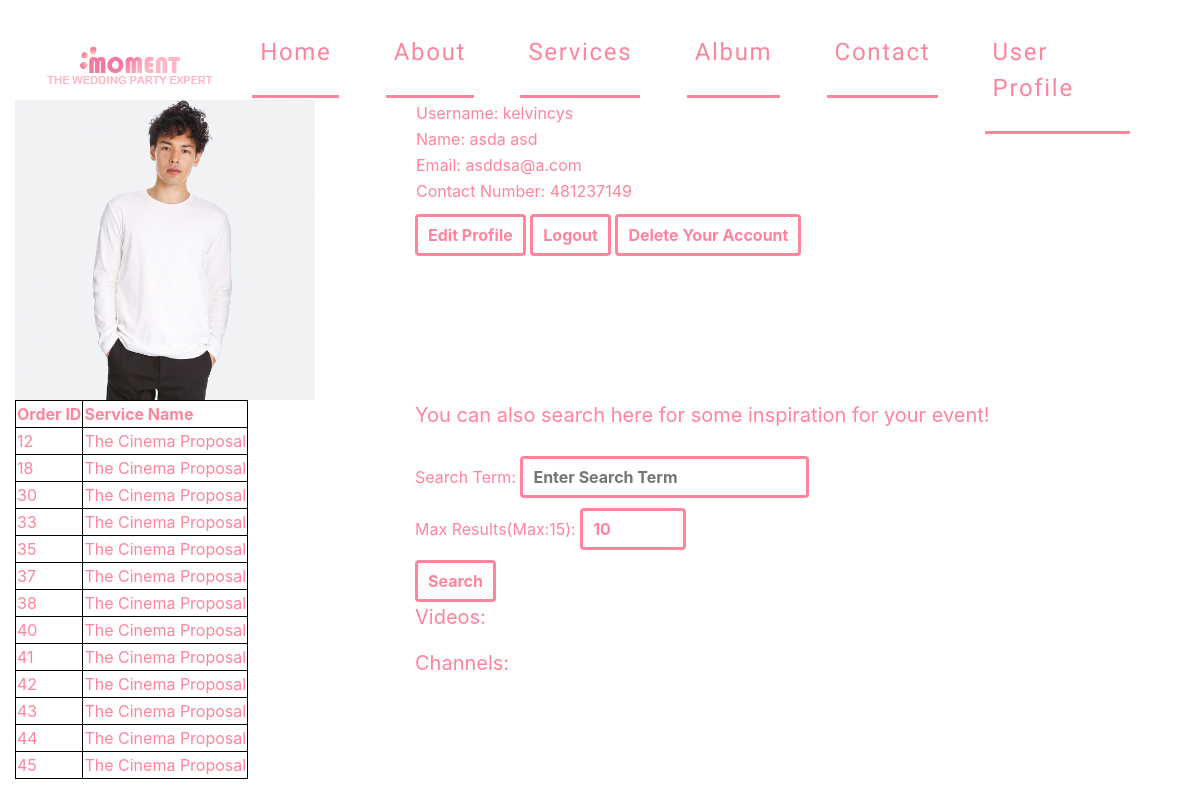
The page /profile.php (signed in) on the database its author committed.
### tables this page shows
CREATE TABLE `user_detail` (
  `user_id` int(8) NOT NULL,
  `email` varchar(50) NOT NULL,
  `firstname` varchar(50) NOT NULL,
  `lastname` varchar(50) NOT NULL,
  `contact` int(10) NOT NULL
);

CREATE TABLE `user` (
  `user_id` int(8) NOT NULL,
  `username` varchar(50) NOT NULL,
  `password_hash` varchar(70) NOT NULL
);

CREATE TABLE `order_detail` (
  `order_id` int(8) NOT NULL,
  `user_id` int(8) NOT NULL,
  `service_id` int(8) NOT NULL,
  `time-stamp` timestamp NOT NULL DEFAULT CURRENT_TIMESTAMP
);

CREATE TABLE `service` (
  `service_id` int(8) NOT NULL,
  `service_name` varchar(50) NOT NULL,
  `price` int(6) NOT NULL,
  `product_detail` varchar(500) NOT NULL,
  `paypalid` varchar(50) NOT NULL,
  `assertid` varchar(50) NOT NULL
);

### dbtools.inc.php (called while the page is built, shortened)
<?php
  function execute_sql($link, $database, $sql)
  {
    mysqli_select_db($link, $database)
      or die("Fail to open database: " . mysqli_error($link));
    $result = mysqli_query($link, $sql);
    return $result;
  }
?>

### profile.php (the view, shortened to what this page needs)
<!DOCTYPE html>
<html lang="en">
  <head>
    <link href="bootstrap/css/bootstrap.min.css" rel="stylesheet">
    <link href="css/basic.css" rel="stylesheet">
    <link href="css/profile.css" rel="stylesheet">
  </head>
  <body>
        <nav class="navbar navbar-expand-lg fixed-top" >
      <div class="container">
       <a class="navbar-brand" href="index.php">
          <img src="assert/icon.png"  alt="logo">
        </a>
        <div class="collapse navbar-collapse" id="navbarResponsive">
          <ul class="navbar-nav ml-auto">
            <li class="nav-item">
              <a href="index.php">
                <span class="nav-link" >Home</span>
              </a>
            </li>
            <li class="nav-item">
              <a href="aboutus.php">
                <span class="nav-link" href="#about">About</span>
              </a>
            </li>
            <li class="nav-item">
              <a href="services.php?id=1">
              <span class="nav-link" href="#service">Services</span>
              </a>
            </li>
            <li class="nav-item">
              <a href="album.php">
              <span class="nav-link" href="#album">Album</span>
              </a>
            <li class="nav-item">
              <a href="contactus.php">
              <span class="nav-link" >Contact</span>
              </a>
            </li>
            <li class="nav-item">
              <a href="profile.php">
              <span class="nav-link" >User Profile</span>
              </a>
            </li>
          </ul>
        </div>
      </div>
    </nav>
      <div class="container-fluid" id="content">
        <div class="row">
          <div class="col-lg-4" id="userpicture">
            <img src="assert/profile.jpg" class="userphoto" height="100%">
          </div>
          <div class="col-lg-8">
            <?php
            include("dbtools.inc.php");
            $link = create_connection();
            $userid = $_SESSION['id'];
            $sql = "SELECT * FROM user INNER JOIN user_detail ON user.user_id = user_detail.user_id WHERE  user.user_id= '$userid'";
            $result = execute_sql($link, "moment", $sql) or die(mysqli_error($link));
            echo "<table>";
            while($row = mysqli_fetch_assoc($result)){
            echo "<tr><td>Username: " . $row["username"]. "</td></tr><tr><td>Name: " . $row["firstname"]. " " . $row["lastname"]. "</td></tr>";
            echo "<tr><td>Email: " . $row["email"]. "</td></tr><tr><td>Contact Number: " . $row["contact"]. "</td></tr>";
            }
            echo "</table>";
            ?>
            <div classs="profile0">
            <a href="edit.php"><button>Edit Profile</button></a>
            <a href="logout.php"><button>Logout</button></a>
            <a href="delete.php"><button>Delete Your Account</button></a>
            </div>
          </div>
            <div class="col-lg-4">
              <?php
                $sql = "SELECT * FROM order_detail INNER JOIN service ON order_detail.service_id = service.service_id  WHERE  order_detail.user_id= '$userid' ORDER BY order_id";
                $result = execute_sql($link, "moment", $sql) or die(mysqli_error($link));
                echo "<table  class='order'><tr class='order'><th class='order'>Order ID</th><th>Service Name</th></tr>";
                while($row = mysqli_fetch_assoc($result)){
                echo "<tr class= 'order'><td class='order'>" . $row["order_id"]. "</td><td>"  .$row["service_name"]. "</td></tr>";
              }
              echo "</table>"
              ?>
            </div>
            <div class="col-lg-8">
               <p>You can also search here for some inspiration for your event!</p>
                <form method="GET">
                  <div>
                    Search Term: <input type="search" id="q" name="q" placeholder="Enter Search Term">
                  </div>
                  <div>
                    Max Results(Max:15): <input type="number" id="maxResults" name="maxResults" min="1" max="20" step="1" value="10">
                  </div>
                  <input type="submit" value="Search" class="video">
                </form>
                <p>Videos:</p>
                <p>Channels:</p>
            </div>
        </div>
      </div>
  </body>
</html>

### css/basic.css (style rules this page uses)
a:link { text-decoration: none; }
.nav-link { color: #ff849c; }
.nav-item a { padding: 0.7em calc(0.7em * 1.2); display: inline-block; border: 1px solid transparent; position: relative; font-size: 1.5em; cursor: pointer; letter-spacing: 0.07em; margin-right: 4px; font-family: 'IM Fell DW Pica', serif; font-family: 'Do Hyeon', sans-serif; }
.nav-item a:after { position: absolute; content: ''; bottom: -3px; left: calc(0.7em * 1.2); right: calc(0.7em * 1.2); height: 3px; background: #ff849c; transition: transform 0.8s cubic-bezier(1, 0, 0.37, 1) 0.2s, right 0.2s cubic-bezier(0.04, 0.48, 0, 1) 0.6s, left 0.4s cubic-bezier(0.04, 0.48, 0, 1) 0.6s; transform-origin: left; }
button { color: #ff849c; padding: 6px 10px; border: solid #ff849c; border-radius: 4px; cursor: pointer; font-weight: bold; background: white; }

### css/profile.css (style rules this page uses)
#content { padding-top: 100px; }
.userphoto { max-width: 100%; height: 300px; }
.order { border: 1px solid black; }
body { color: #ff849c; background: linear-gradient(rgba(255, 255, 255, 0.5), rgba(255,255,255,0.5)), url("../assert/007.jpg"); background-size: 100% 110%; }
p { font-size: 20px; }
button, input { color: #ff849c; padding: 6px 10px; border: solid #ff849c; border-radius: 4px; cursor: pointer; font-weight: bold; margin-top:10px; }
.video { background: white; }

### rows shown on the page
user_detail: user_id.username "kelvincys", firstname "asda", lastname "asd", email "asddsa@a.com", contact "481237149"
order_detail: order_id "12", service.service_name "The Cinema Proposal"
order_detail: order_id "18", service.service_name "The Cinema Proposal"
order_detail: order_id "30", service.service_name "The Cinema Proposal"
order_detail: order_id "33", service.service_name "The Cinema Proposal"
order_detail: order_id "35", service.service_name "The Cinema Proposal"
order_detail: order_id "37", service.service_name "The Cinema Proposal"
order_detail: order_id "38", service.service_name "The Cinema Proposal"
order_detail: order_id "40", service.service_name "The Cinema Proposal"
order_detail: order_id "41", service.service_name "The Cinema Proposal"
order_detail: order_id "42", service.service_name "The Cinema Proposal"
order_detail: order_id "43", service.service_name "The Cinema Proposal"
order_detail: order_id "44", service.service_name "The Cinema Proposal"
order_detail: order_id "45", service.service_name "The Cinema Proposal"
